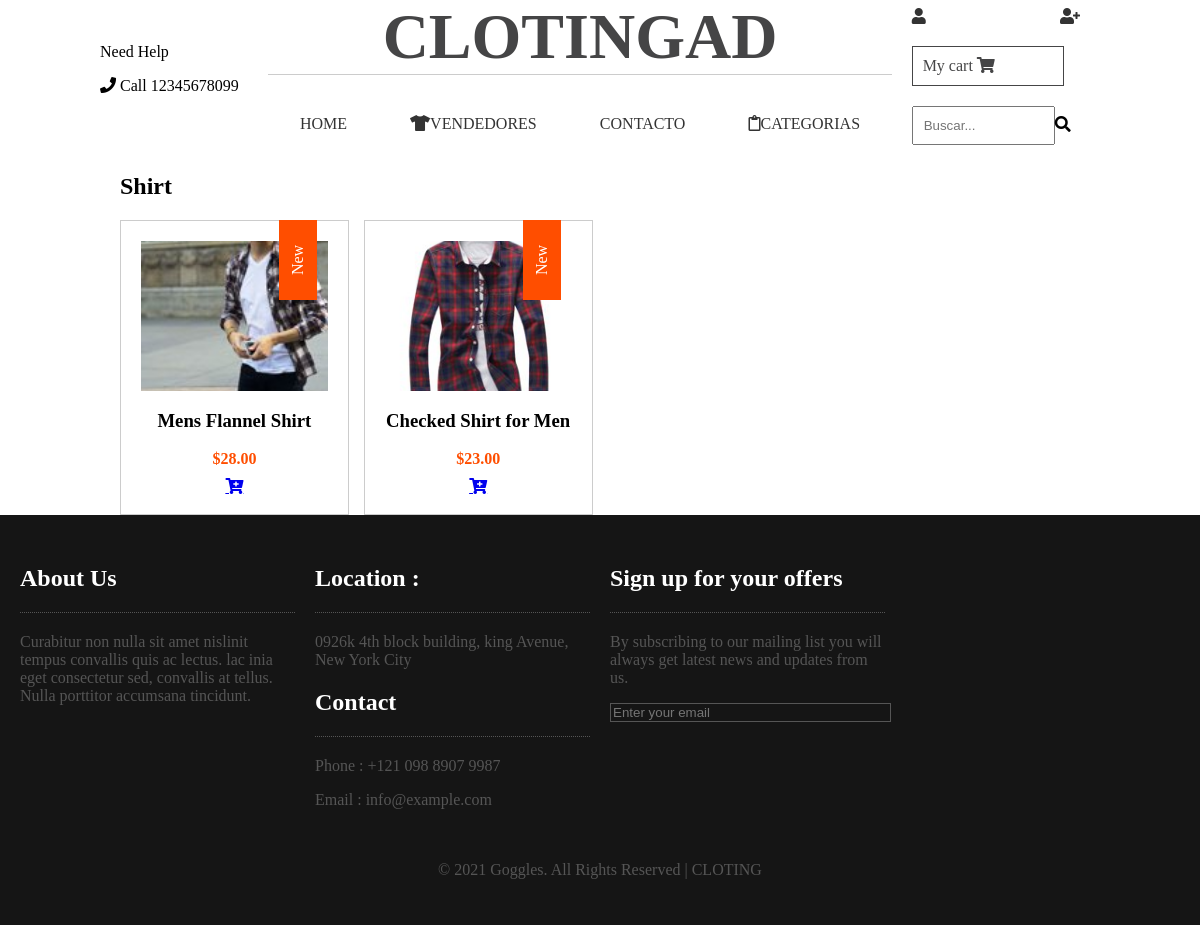
The page /product/shirt/ on the database its author committed.
### product/models.py (models this page shows, shortened)
class Category(models.Model):
    title = models.CharField(max_length=50)
    slug = models.SlugField(max_length=55)
    ordering = models.IntegerField(default=0)
    class Meta:
        ordering = ['ordering']

class Product(models.Model):
    category = models.ForeignKey(Category, related_name='products', on_delete=models.CASCADE)
    vendor = models.ForeignKey(Vendor, related_name="products", on_delete=models.CASCADE)
    title = models.CharField(max_length=50)
    slug = models.SlugField(max_length=55)
    description = models.TextField(blank=True, null=True)
    price = models.DecimalField(max_digits=6, decimal_places=2)
    added_date = models.DateTimeField(auto_now_add=True)
    image = models.ImageField(upload_to='uploads/', blank=True, null=True)
    thumbnail = models.ImageField(upload_to='uploads/', blank=True, null=True) # Change uploads to thumbnails
    class Meta:
        ordering = ['-added_date']
    def get_thumbnail(self):
        if self.thumbnail:
            return self.thumbnail.url

### product/views.py (the view)
# urls.py: path('<slug:category_slug>/', views.category, name="category"),
def category(request, category_slug):
    category = get_object_or_404(Category, slug=category_slug)
    return render(request,'product/category.html', {'category': category})

### cart/cart.py (called while the page is built)
    def __len__(self):
        return sum(item['quantity'] for item in self.cart.values())

### cart/context_processors.py (called while the page is built)
def cart(request):
    return {'cart': Cart(request)}

### product/context_processors.py (called while the page is built)
def menu_categories(request):
    categories = Category.objects.all()
    return {'categories': categories}

### templates/product/category.html (shortened to what this page needs)
{% extends 'core/base.html' %}
{% block content %}
    <main class="main">
         <h2 class="main-title">{{category.title}}</h2>
        <section class="container-products">
        {% for product in category.products.all %}
            {% include 'product/parts/list_item.html' %}
        {% endfor %}
        </section>
    </main>
{% endblock content %}

### templates/product/parts/list_item.html
<div class="product">
              <img src="{{ product.get_thumbnail }}" alt="{{product.title}}" class="product__img">
              <div class="product__description">
                <h3 class="product__title">{{product.title}}</h3>
                <span class="product__price">${{product.price}}</span>
              </div>
              <a href="{% url 'product:product' product.category.slug product.slug %}"><i class="product__icon fas fa-cart-plus"></i></a>
</div>

### core/static/css/main.css (style rules this page uses)
body { margin: 0; font-family: "Inconsolata"; }
img { display: block; width: 100%; }
.main { padding: 0 20px; }
.container-products { display: grid; grid-template-columns: repeat(2, 1fr); grid-gap: 15px; }
.product { border: 1px solid #ccc; padding: 20px; text-align: center; position: relative; }
.product:before { content: "New"; background: #FF4E00; padding: 10px; width: 60px; position: absolute; top: 20px; right: 10px; transform: rotate(-90deg); color: white; }
.product__img { width: 100%; height: 120px; object-fit: cover; }
.product__title { text-align: center; }
.product__price { color: #FF4E00; font-weight: bold; }
.product__icon { display: block; margin-top: 10px; }
@media screen and (min-width:1024px) { .container-products { grid-template-columns: repeat(4, 1fr); grid-gap: 15px; } }
@media screen and (min-width:1024px) { .product__img { height: 150px; } }

### rows shown on the page
Category: title "Shirt"
Product: get_thumbnail (picture), title "Mens Flannel Shirt", price "28.00"
Product: get_thumbnail (picture), title "Checked Shirt for Men", price "23.00"
